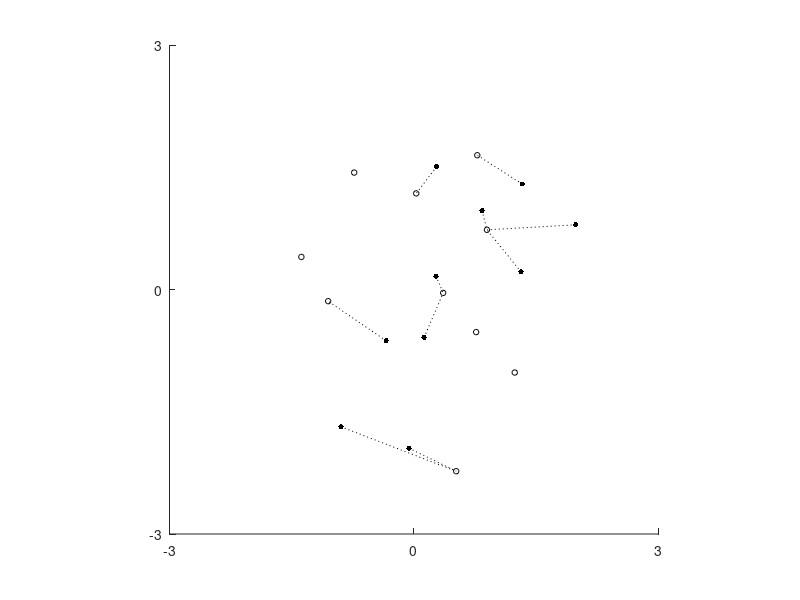

This chart was generated by the following MATLAB code: (Note: this script raises an error after producing the figure.)
function didacticfigure_naturalcorrelation

M = 2;
% sigma = 0.1;
N = 10;

% getting new and old words
SNew = randn(N,M);
SOld = randn(N,M);

% idx of minimum distance
distances = squeeze(sum((permute(repmat(SNew,[1,1,N]), [3,2,1])-repmat(SOld,[1,1,N])).^2,2));
mindist = squeeze(min(distances,[],1));
[row,~] = find(distances == repmat(mindist,[N 1]));

% plot the new and old words with the distance lines between themhold on
figure; hold on
plot(SNew(:,1),SNew(:,2),'k.','MarkerSize',12); % plot new words
plot(SOld(:,1),SOld(:,2),'ko','MarkerSize',4); % plot old words
plot([SNew(:,1) SOld(row,1)]',[SNew(:,2) SOld(row,2)]',':k')

axis equal
axismax = 3;
axis([-axismax axismax -axismax axismax])
set(gca,'XTick',[-3 0 3],'YTick',[-3 0 3]);
% ax = gca;
% ax.XTick = [-3 0 3];
% ax.YTick = [-3 0 3];
defaultplot